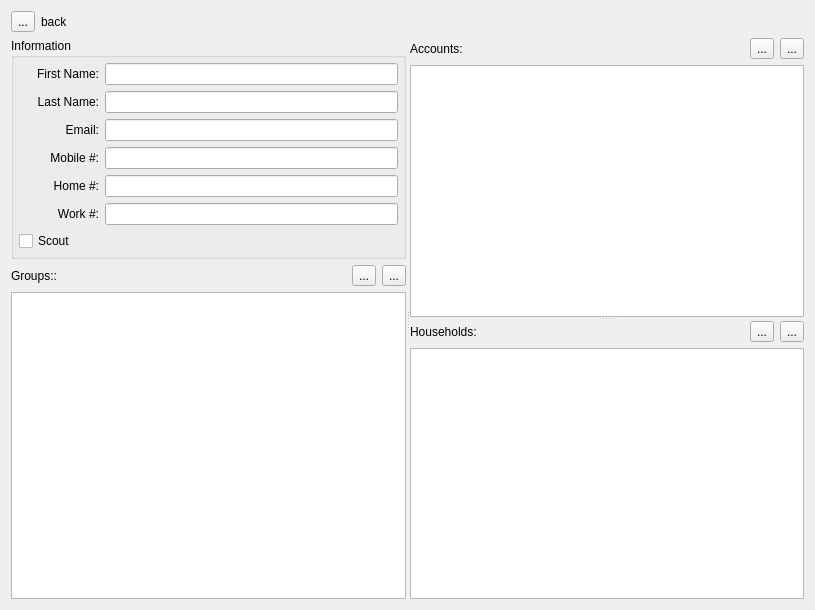
<?xml version="1.0" encoding="UTF-8"?>
<ui version="4.0">
 <class>MemberWidget</class>
 <widget class="QWidget" name="MemberWidget">
  <property name="geometry">
   <rect>
    <x>0</x>
    <y>0</y>
    <width>815</width>
    <height>610</height>
   </rect>
  </property>
  <property name="windowTitle">
   <string>Form</string>
  </property>
  <layout class="QVBoxLayout" name="verticalLayout_6">
   <item>
    <layout class="QHBoxLayout" name="horizontalLayout_6">
     <item>
      <widget class="QToolButton" name="toolButton">
       <property name="text">
        <string>...</string>
       </property>
      </widget>
     </item>
     <item>
      <widget class="QLabel" name="lblBack">
       <property name="text">
        <string>back</string>
       </property>
      </widget>
     </item>
     <item>
      <spacer name="horizontalSpacer_4">
       <property name="orientation">
        <enum>Qt::Horizontal</enum>
       </property>
       <property name="sizeHint" stdset="0">
        <size>
         <width>40</width>
         <height>20</height>
        </size>
       </property>
      </spacer>
     </item>
    </layout>
   </item>
   <item>
    <widget class="QSplitter" name="splitter_2">
     <property name="sizePolicy">
      <sizepolicy hsizetype="Expanding" vsizetype="Expanding">
       <horstretch>0</horstretch>
       <verstretch>0</verstretch>
      </sizepolicy>
     </property>
     <property name="orientation">
      <enum>Qt::Horizontal</enum>
     </property>
     <widget class="QWidget" name="">
      <layout class="QVBoxLayout" name="verticalLayout_5">
       <item>
        <widget class="QGroupBox" name="groupBox">
         <property name="title">
          <string>Information</string>
         </property>
         <layout class="QVBoxLayout" name="verticalLayout">
          <property name="leftMargin">
           <number>5</number>
          </property>
          <property name="topMargin">
           <number>5</number>
          </property>
          <property name="rightMargin">
           <number>5</number>
          </property>
          <property name="bottomMargin">
           <number>5</number>
          </property>
          <item>
           <layout class="QHBoxLayout" name="horizontalLayout">
            <item>
             <widget class="QLabel" name="label">
              <property name="sizePolicy">
               <sizepolicy hsizetype="Fixed" vsizetype="Fixed">
                <horstretch>0</horstretch>
                <verstretch>0</verstretch>
               </sizepolicy>
              </property>
              <property name="minimumSize">
               <size>
                <width>80</width>
                <height>0</height>
               </size>
              </property>
              <property name="maximumSize">
               <size>
                <width>80</width>
                <height>16777215</height>
               </size>
              </property>
              <property name="text">
               <string>First Name:</string>
              </property>
              <property name="alignment">
               <set>Qt::AlignRight|Qt::AlignTrailing|Qt::AlignVCenter</set>
              </property>
             </widget>
            </item>
            <item>
             <widget class="QLineEdit" name="txtFName">
              <property name="maxLength">
               <number>100</number>
              </property>
             </widget>
            </item>
           </layout>
          </item>
          <item>
           <layout class="QHBoxLayout" name="horizontalLayout_2">
            <item>
             <widget class="QLabel" name="label_2">
              <property name="sizePolicy">
               <sizepolicy hsizetype="Fixed" vsizetype="Fixed">
                <horstretch>0</horstretch>
                <verstretch>0</verstretch>
               </sizepolicy>
              </property>
              <property name="minimumSize">
               <size>
                <width>80</width>
                <height>0</height>
               </size>
              </property>
              <property name="maximumSize">
               <size>
                <width>80</width>
                <height>16777215</height>
               </size>
              </property>
              <property name="text">
               <string>Last Name:</string>
              </property>
              <property name="alignment">
               <set>Qt::AlignRight|Qt::AlignTrailing|Qt::AlignVCenter</set>
              </property>
             </widget>
            </item>
            <item>
             <widget class="QLineEdit" name="txtLName">
              <property name="maxLength">
               <number>100</number>
              </property>
             </widget>
            </item>
           </layout>
          </item>
          <item>
           <layout class="QHBoxLayout" name="horizontalLayout_7">
            <item>
             <widget class="QLabel" name="label_7">
              <property name="sizePolicy">
               <sizepolicy hsizetype="Fixed" vsizetype="Fixed">
                <horstretch>0</horstretch>
                <verstretch>0</verstretch>
               </sizepolicy>
              </property>
              <property name="minimumSize">
               <size>
                <width>80</width>
                <height>0</height>
               </size>
              </property>
              <property name="maximumSize">
               <size>
                <width>80</width>
                <height>16777215</height>
               </size>
              </property>
              <property name="text">
               <string>Email:</string>
              </property>
              <property name="alignment">
               <set>Qt::AlignRight|Qt::AlignTrailing|Qt::AlignVCenter</set>
              </property>
             </widget>
            </item>
            <item>
             <widget class="QLineEdit" name="txtEmail">
              <property name="maxLength">
               <number>200</number>
              </property>
             </widget>
            </item>
           </layout>
          </item>
          <item>
           <layout class="QHBoxLayout" name="horizontalLayout_8">
            <item>
             <widget class="QLabel" name="label_8">
              <property name="sizePolicy">
               <sizepolicy hsizetype="Fixed" vsizetype="Fixed">
                <horstretch>0</horstretch>
                <verstretch>0</verstretch>
               </sizepolicy>
              </property>
              <property name="minimumSize">
               <size>
                <width>80</width>
                <height>0</height>
               </size>
              </property>
              <property name="maximumSize">
               <size>
                <width>80</width>
                <height>16777215</height>
               </size>
              </property>
              <property name="text">
               <string>Mobile #:</string>
              </property>
              <property name="alignment">
               <set>Qt::AlignRight|Qt::AlignTrailing|Qt::AlignVCenter</set>
              </property>
             </widget>
            </item>
            <item>
             <widget class="QLineEdit" name="txtMobile">
              <property name="maxLength">
               <number>20</number>
              </property>
             </widget>
            </item>
           </layout>
          </item>
          <item>
           <layout class="QHBoxLayout" name="horizontalLayout_9">
            <item>
             <widget class="QLabel" name="label_9">
              <property name="sizePolicy">
               <sizepolicy hsizetype="Fixed" vsizetype="Fixed">
                <horstretch>0</horstretch>
                <verstretch>0</verstretch>
               </sizepolicy>
              </property>
              <property name="minimumSize">
               <size>
                <width>80</width>
                <height>0</height>
               </size>
              </property>
              <property name="maximumSize">
               <size>
                <width>80</width>
                <height>16777215</height>
               </size>
              </property>
              <property name="text">
               <string>Home #:</string>
              </property>
              <property name="alignment">
               <set>Qt::AlignRight|Qt::AlignTrailing|Qt::AlignVCenter</set>
              </property>
             </widget>
            </item>
            <item>
             <widget class="QLineEdit" name="txtHome">
              <property name="maxLength">
               <number>20</number>
              </property>
             </widget>
            </item>
           </layout>
          </item>
          <item>
           <layout class="QHBoxLayout" name="horizontalLayout_10">
            <item>
             <widget class="QLabel" name="label_10">
              <property name="sizePolicy">
               <sizepolicy hsizetype="Fixed" vsizetype="Fixed">
                <horstretch>0</horstretch>
                <verstretch>0</verstretch>
               </sizepolicy>
              </property>
              <property name="minimumSize">
               <size>
                <width>80</width>
                <height>0</height>
               </size>
              </property>
              <property name="maximumSize">
               <size>
                <width>80</width>
                <height>16777215</height>
               </size>
              </property>
              <property name="text">
               <string>Work #:</string>
              </property>
              <property name="alignment">
               <set>Qt::AlignRight|Qt::AlignTrailing|Qt::AlignVCenter</set>
              </property>
             </widget>
            </item>
            <item>
             <widget class="QLineEdit" name="txtWork">
              <property name="maxLength">
               <number>20</number>
              </property>
             </widget>
            </item>
           </layout>
          </item>
          <item>
           <widget class="QCheckBox" name="checkBox">
            <property name="text">
             <string>Scout</string>
            </property>
           </widget>
          </item>
         </layout>
        </widget>
       </item>
       <item>
        <layout class="QVBoxLayout" name="verticalLayout_4">
         <item>
          <layout class="QHBoxLayout" name="horizontalLayout_5">
           <item>
            <widget class="QLabel" name="label_5">
             <property name="text">
              <string>Groups::</string>
             </property>
            </widget>
           </item>
           <item>
            <spacer name="horizontalSpacer_3">
             <property name="orientation">
              <enum>Qt::Horizontal</enum>
             </property>
             <property name="sizeHint" stdset="0">
              <size>
               <width>40</width>
               <height>20</height>
              </size>
             </property>
            </spacer>
           </item>
           <item>
            <widget class="QToolButton" name="btnAddGroup">
             <property name="text">
              <string>...</string>
             </property>
            </widget>
           </item>
           <item>
            <widget class="QToolButton" name="btnRemGroup">
             <property name="text">
              <string>...</string>
             </property>
            </widget>
           </item>
          </layout>
         </item>
         <item>
          <widget class="QTableView" name="tableView"/>
         </item>
        </layout>
       </item>
      </layout>
     </widget>
     <widget class="QSplitter" name="splitter">
      <property name="orientation">
       <enum>Qt::Vertical</enum>
      </property>
      <widget class="QWidget" name="">
       <layout class="QVBoxLayout" name="verticalLayout_2">
        <item>
         <layout class="QHBoxLayout" name="horizontalLayout_3">
          <item>
           <widget class="QLabel" name="label_3">
            <property name="text">
             <string>Accounts:</string>
            </property>
           </widget>
          </item>
          <item>
           <spacer name="horizontalSpacer">
            <property name="orientation">
             <enum>Qt::Horizontal</enum>
            </property>
            <property name="sizeHint" stdset="0">
             <size>
              <width>40</width>
              <height>20</height>
             </size>
            </property>
           </spacer>
          </item>
          <item>
           <widget class="QToolButton" name="btnAddAcct">
            <property name="text">
             <string>...</string>
            </property>
           </widget>
          </item>
          <item>
           <widget class="QToolButton" name="btnRemAccount">
            <property name="text">
             <string>...</string>
            </property>
           </widget>
          </item>
         </layout>
        </item>
        <item>
         <widget class="QTableView" name="tableAccounts"/>
        </item>
       </layout>
      </widget>
      <widget class="QWidget" name="">
       <layout class="QVBoxLayout" name="verticalLayout_3">
        <item>
         <layout class="QHBoxLayout" name="horizontalLayout_4">
          <item>
           <widget class="QLabel" name="label_4">
            <property name="text">
             <string>Households:</string>
            </property>
           </widget>
          </item>
          <item>
           <spacer name="horizontalSpacer_2">
            <property name="orientation">
             <enum>Qt::Horizontal</enum>
            </property>
            <property name="sizeHint" stdset="0">
             <size>
              <width>40</width>
              <height>20</height>
             </size>
            </property>
           </spacer>
          </item>
          <item>
           <widget class="QToolButton" name="btnAddHousehold">
            <property name="text">
             <string>...</string>
            </property>
           </widget>
          </item>
          <item>
           <widget class="QToolButton" name="btnRemHousehold">
            <property name="text">
             <string>...</string>
            </property>
           </widget>
          </item>
         </layout>
        </item>
        <item>
         <widget class="QTableView" name="tableHouseholds"/>
        </item>
       </layout>
      </widget>
     </widget>
    </widget>
   </item>
  </layout>
 </widget>
 <resources/>
 <connections/>
</ui>
